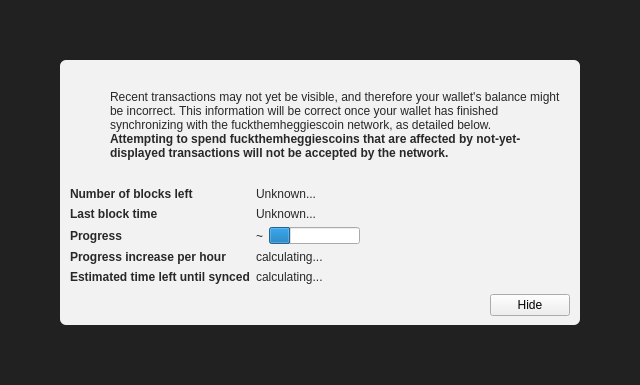
<?xml version="1.0" encoding="UTF-8"?>
<ui version="4.0">
 <class>ModalOverlay</class>
 <widget class="ModalOverlay" name="ModalOverlay">
  <property name="geometry">
   <rect>
    <x>0</x>
    <y>0</y>
    <width>640</width>
    <height>385</height>
   </rect>
  </property>
  <property name="windowTitle">
   <string>Form</string>
  </property>
  <layout class="QVBoxLayout" name="verticalLayout" stretch="0">
   <property name="sizeConstraint">
    <enum>QLayout::SetDefaultConstraint</enum>
   </property>
   <property name="leftMargin">
    <number>0</number>
   </property>
   <property name="topMargin">
    <number>0</number>
   </property>
   <property name="rightMargin">
    <number>0</number>
   </property>
   <property name="bottomMargin">
    <number>0</number>
   </property>
   <item>
    <widget class="QWidget" name="bgWidget" native="true">
     <property name="styleSheet">
      <string notr="true">#bgWidget { background: rgba(0,0,0,220); }</string>
     </property>
     <layout class="QVBoxLayout" name="verticalLayoutMain" stretch="1">
      <property name="leftMargin">
       <number>60</number>
      </property>
      <property name="topMargin">
       <number>60</number>
      </property>
      <property name="rightMargin">
       <number>60</number>
      </property>
      <property name="bottomMargin">
       <number>60</number>
      </property>
      <item>
       <widget class="QWidget" name="contentWidget" native="true">
        <property name="styleSheet">
         <string notr="true">#contentWidget { background: rgba(255,255,255,240); border-radius: 6px; }

QLabel { color: rgb(40,40,40);  }</string>
        </property>
        <layout class="QVBoxLayout" name="verticalLayoutSub" stretch="1,0,0,0">
         <property name="spacing">
          <number>0</number>
         </property>
         <property name="leftMargin">
          <number>10</number>
         </property>
         <property name="topMargin">
          <number>10</number>
         </property>
         <property name="rightMargin">
          <number>10</number>
         </property>
         <property name="bottomMargin">
          <number>10</number>
         </property>
         <item>
          <layout class="QHBoxLayout" name="horizontalLayoutIconText" stretch="0,1">
           <property name="topMargin">
            <number>20</number>
           </property>
           <item>
            <layout class="QVBoxLayout" name="verticalLayoutIcon">
             <property name="leftMargin">
              <number>0</number>
             </property>
             <item>
              <widget class="QPushButton" name="warningIcon">
               <property name="enabled">
                <bool>false</bool>
               </property>
               <property name="text">
                <string/>
               </property>
               <property name="icon">
                <iconset>
                 <normaloff>:/icons/warning</normaloff>
                 <disabledoff>:/icons/warning</disabledoff>:/icons/warning</iconset>
               </property>
               <property name="iconSize">
                <size>
                 <width>48</width>
                 <height>48</height>
                </size>
               </property>
               <property name="flat">
                <bool>true</bool>
               </property>
              </widget>
             </item>
             <item>
              <spacer name="verticalSpacerWarningIcon">
               <property name="orientation">
                <enum>Qt::Vertical</enum>
               </property>
               <property name="sizeHint" stdset="0">
                <size>
                 <width>20</width>
                 <height>40</height>
                </size>
               </property>
              </spacer>
             </item>
            </layout>
           </item>
           <item>
            <layout class="QVBoxLayout" name="verticalLayoutInfoText">
             <property name="leftMargin">
              <number>0</number>
             </property>
             <property name="topMargin">
              <number>0</number>
             </property>
             <item>
              <widget class="QLabel" name="infoText">
               <property name="text">
                <string>Recent transactions may not yet be visible, and therefore your wallet's balance might be incorrect. This information will be correct once your wallet has finished synchronizing with the fuckthemheggiescoin network, as detailed below.</string>
               </property>
               <property name="textFormat">
                <enum>Qt::RichText</enum>
               </property>
               <property name="wordWrap">
                <bool>true</bool>
               </property>
              </widget>
             </item>
             <item>
              <widget class="QLabel" name="infoTextStrong">
               <property name="font">
                <font>
                 <weight>75</weight>
                 <bold>true</bold>
                </font>
               </property>
               <property name="text">
                <string>Attempting to spend fuckthemheggiescoins that are affected by not-yet-displayed transactions will not be accepted by the network.</string>
               </property>
               <property name="textFormat">
                <enum>Qt::RichText</enum>
               </property>
               <property name="wordWrap">
                <bool>true</bool>
               </property>
              </widget>
             </item>
             <item>
              <spacer name="verticalSpacerInTextSpace">
               <property name="orientation">
                <enum>Qt::Vertical</enum>
               </property>
               <property name="sizeHint" stdset="0">
                <size>
                 <width>20</width>
                 <height>40</height>
                </size>
               </property>
              </spacer>
             </item>
            </layout>
           </item>
          </layout>
         </item>
         <item>
          <spacer name="verticalSpacerAfterText">
           <property name="orientation">
            <enum>Qt::Vertical</enum>
           </property>
           <property name="sizeHint" stdset="0">
            <size>
             <width>20</width>
             <height>40</height>
            </size>
           </property>
          </spacer>
         </item>
         <item>
          <layout class="QFormLayout" name="formLayout">
           <property name="fieldGrowthPolicy">
            <enum>QFormLayout::FieldsStayAtSizeHint</enum>
           </property>
           <property name="horizontalSpacing">
            <number>6</number>
           </property>
           <property name="verticalSpacing">
            <number>6</number>
           </property>
           <property name="topMargin">
            <number>10</number>
           </property>
           <item row="0" column="0">
            <widget class="QLabel" name="labelNumberOfBlocksLeft">
             <property name="font">
              <font>
               <weight>75</weight>
               <bold>true</bold>
              </font>
             </property>
             <property name="text">
              <string>Number of blocks left</string>
             </property>
            </widget>
           </item>
           <item row="0" column="1">
            <widget class="QLabel" name="numberOfBlocksLeft">
             <property name="text">
              <string>Unknown...</string>
             </property>
            </widget>
           </item>
           <item row="1" column="0">
            <widget class="QLabel" name="labelLastBlockTime">
             <property name="font">
              <font>
               <weight>75</weight>
               <bold>true</bold>
              </font>
             </property>
             <property name="text">
              <string>Last block time</string>
             </property>
            </widget>
           </item>
           <item row="1" column="1">
            <widget class="QLabel" name="newestBlockDate">
             <property name="sizePolicy">
              <sizepolicy hsizetype="Maximum" vsizetype="Preferred">
               <horstretch>0</horstretch>
               <verstretch>0</verstretch>
              </sizepolicy>
             </property>
             <property name="text">
              <string>Unknown...</string>
             </property>
            </widget>
           </item>
           <item row="2" column="0">
            <widget class="QLabel" name="labelSyncDone">
             <property name="font">
              <font>
               <weight>75</weight>
               <bold>true</bold>
              </font>
             </property>
             <property name="text">
              <string>Progress</string>
             </property>
            </widget>
           </item>
           <item row="2" column="1">
            <layout class="QHBoxLayout" name="horizontalLayoutSync" stretch="0,1">
             <item>
              <widget class="QLabel" name="percentageProgress">
               <property name="text">
                <string notr="true">~</string>
               </property>
              </widget>
             </item>
             <item>
              <widget class="QProgressBar" name="progressBar">
               <property name="value">
                <number>24</number>
               </property>
               <property name="format">
                <string/>
               </property>
              </widget>
             </item>
            </layout>
           </item>
           <item row="4" column="0">
            <widget class="QLabel" name="labelProgressIncrease">
             <property name="font">
              <font>
               <weight>75</weight>
               <bold>true</bold>
              </font>
             </property>
             <property name="text">
              <string>Progress increase per hour</string>
             </property>
            </widget>
           </item>
           <item row="4" column="1">
            <widget class="QLabel" name="progressIncreasePerH">
             <property name="text">
              <string>calculating...</string>
             </property>
            </widget>
           </item>
           <item row="5" column="0">
            <widget class="QLabel" name="labelEstimatedTimeLeft">
             <property name="font">
              <font>
               <weight>75</weight>
               <bold>true</bold>
              </font>
             </property>
             <property name="text">
              <string>Estimated time left until synced</string>
             </property>
            </widget>
           </item>
           <item row="5" column="1">
            <widget class="QLabel" name="expectedTimeLeft">
             <property name="text">
              <string>calculating...</string>
             </property>
            </widget>
           </item>
          </layout>
         </item>
         <item>
          <layout class="QHBoxLayout" name="horizontalLayoutButtons">
           <property name="leftMargin">
            <number>10</number>
           </property>
           <property name="topMargin">
            <number>10</number>
           </property>
           <item>
            <spacer name="horizontalSpacer">
             <property name="orientation">
              <enum>Qt::Horizontal</enum>
             </property>
             <property name="sizeHint" stdset="0">
              <size>
               <width>40</width>
               <height>20</height>
              </size>
             </property>
            </spacer>
           </item>
           <item>
            <widget class="QPushButton" name="closeButton">
             <property name="text">
              <string>Hide</string>
             </property>
            </widget>
           </item>
          </layout>
         </item>
        </layout>
       </widget>
      </item>
     </layout>
    </widget>
   </item>
  </layout>
 </widget>
 <customwidgets>
  <customwidget>
   <class>ModalOverlay</class>
   <extends>QWidget</extends>
   <header>modaloverlay.h</header>
   <container>1</container>
  </customwidget>
 </customwidgets>
 <resources/>
 <connections/>
</ui>
